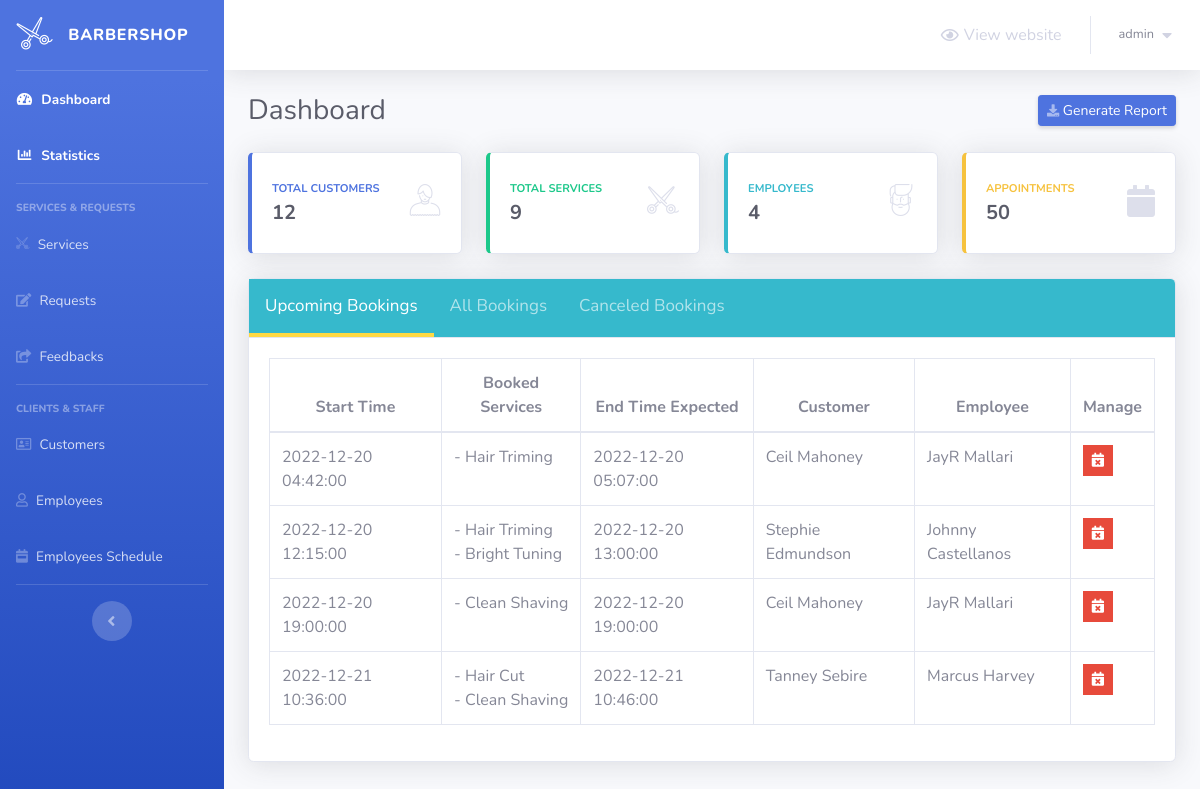
The app's page /Admin/index.php (signed in) with its own data.
### tables this page shows
CREATE TABLE `appointments` (
  `appointment_id` int(5) NOT NULL,
  `date_created` timestamp NOT NULL DEFAULT '0000-00-00 00:00:00',
  `customer_id` int(5) NOT NULL,
  `employee_id` int(2) NOT NULL,
  `start_time` timestamp NOT NULL DEFAULT '0000-00-00 00:00:00',
  `end_time_expected` timestamp NOT NULL DEFAULT '0000-00-00 00:00:00',
  `canceled` tinyint(1) NOT NULL DEFAULT 0,
  `cancellation_reason` text DEFAULT NULL
);

CREATE TABLE `services` (
  `service_id` int(5) NOT NULL,
  `service_name` varchar(50) NOT NULL,
  `service_description` varchar(255) NOT NULL,
  `service_price` decimal(6,2) NOT NULL,
  `service_duration` int(5) NOT NULL,
  `category_id` int(2) NOT NULL
);

CREATE TABLE `customers` (
  `customer_id` int(5) NOT NULL,
  `first_name` varchar(30) NOT NULL,
  `last_name` varchar(30) NOT NULL,
  `phone_number` varchar(30) NOT NULL,
  `customer_email` varchar(50) NOT NULL
);

CREATE TABLE `employees` (
  `employee_id` int(2) NOT NULL,
  `first_name` varchar(20) NOT NULL,
  `last_name` varchar(20) NOT NULL,
  `phone_number` varchar(30) NOT NULL,
  `email` varchar(50) NOT NULL
);

### Admin/Includes/functions/functions.php (called while the page is built, shortened)
<?php
    function countItems($item,$table)
	{
		global $con;
		$stat_ = $con->prepare("SELECT COUNT($item) FROM $table");
		$stat_->execute();
		return $stat_->fetchColumn();
	}

### Admin/index.php (the view, shortened to what this page needs)
<?php
	if(isset($_SESSION['username_barbershop_Xw211qAAsq4']) && isset($_SESSION['password_barbershop_Xw211qAAsq4']))
	{
        include 'connect.php';
        include 'Includes/functions/functions.php';
        include 'Includes/templates/header.php';
?>
	<div class="container-fluid">
		<div class="d-sm-flex align-items-center justify-content-between mb-4">
			<h1 class="h3 mb-0 text-gray-800">Dashboard</h1>
			<a href="#" class="d-none d-sm-inline-block btn btn-sm btn-primary shadow-sm">
				<i class="fas fa-download fa-sm text-white-50"></i>
				Generate Report
			</a>
		</div>
		<div class="row">
			<div class="col-xl-3 col-md-6 mb-4">
				<div class="card border-left-primary shadow h-100 py-2">
					<div class="card-body">
				  		<div class="row no-gutters align-items-center">
							<div class="col mr-2">
					  			<div class="text-xs font-weight-bold text-primary text-uppercase mb-1">
					  				Total Customers
					  			</div>
					  			<div class="h5 mb-0 font-weight-bold text-gray-800"><?php echo countItems("customer_id","customers")?></div>
							</div>
							<div class="col-auto">
					  			<i class="bs bs-boy fa-2x text-gray-300"></i>
							</div>
				  		</div>
					</div>
			  	</div>
			</div>
			<div class="col-xl-3 col-md-6 mb-4">
				<div class="card border-left-success shadow h-100 py-2">
					<div class="card-body">
				  		<div class="row no-gutters align-items-center">
							<div class="col mr-2">
					  			<div class="text-xs font-weight-bold text-success text-uppercase mb-1">
					  				Total Services
					  			</div>
					  			<div class="h5 mb-0 font-weight-bold text-gray-800"><?php echo countItems("service_id","services")?></div>
							</div>
							<div class="col-auto">
					  			<i class="bs bs-scissors-1 fa-2x text-gray-300"></i>
							</div>
				  		</div>
					</div>
			  	</div>
			</div>
			<div class="col-xl-3 col-md-6 mb-4">
				<div class="card border-left-info shadow h-100 py-2">
					<div class="card-body">
				  		<div class="row no-gutters align-items-center">
							<div class="col mr-2">
					  			<div class="text-xs font-weight-bold text-info text-uppercase mb-1">
					  				Employees
					  			</div>
					  			<div class="row no-gutters align-items-center">
									<div class="col-auto">
						  				<div class="h5 mb-0 mr-3 font-weight-bold text-gray-800"><?php echo countItems("employee_id","employees")?></div>
									</div>
					  			</div>
							</div>
							<div class="col-auto">
					  			<i class="bs bs-man fa-2x text-gray-300"></i>
							</div>
				  		</div>
					</div>
			  	</div>
			</div>
			<div class="col-xl-3 col-md-6 mb-4">
				<div class="card border-left-warning shadow h-100 py-2">
					<div class="card-body">
				  		<div class="row no-gutters align-items-center">
							<div class="col mr-2">
					  			<div class="text-xs font-weight-bold text-warning text-uppercase mb-1">
					  				Appointments
					  			</div>
					  			<div class="h5 mb-0 font-weight-bold text-gray-800"><?php echo countItems("appointment_id","appointments")?></div>
							</div>
							<div class="col-auto">
					  			<i class="fas fa-calendar fa-2x text-gray-300"></i>
							</div>
				 		</div>
					</div>
			  	</div>
			</div>
		</div>
        <div class="card shadow mb-4">
            <div class="card-header tab" style="padding: 0px !important;background: #36b9cc!important">
            	<button class="tablinks active" onclick="openTab(event, 'Upcoming')">
            		Upcoming Bookings
            	</button>
                <button class="tablinks" onclick="openTab(event, 'All')">
                	All Bookings
                </button>
                <button class="tablinks" onclick="openTab(event, 'Canceled')">
                	Canceled Bookings
                </button>
            </div>
            <div class="card-body">
            	<div class="table-responsive">
                	<table class="table table-bordered tabcontent" id="Upcoming" style="display:table" width="100%" cellspacing="0">
                  		<thead>
                                <tr>
                                    <th style="text-align:center">
                                        Start Time
                                    </th>
                                    <th style="text-align:center">
                                        Booked Services
                                    </th>
                                    <th style="text-align:center">
                                        End Time Expected
                                    </th>
                                    <th style="text-align:center">
                                        Customer
                                    </th>
                                    <th style="text-align:center">
                                        Employee
                                    </th>
                                    <th style="text-align:center">
                                        Manage
                                    </th>
                                </tr>
                            </thead>
                            <tbody>
                                <?php
                                    $stmt = $con->prepare("SELECT *
                                                    FROM appointments a , customers c
                                                    where start_time >= ?
                                                    and a.customer_id = c.customer_id
                                                    and canceled = 0
                                                    order by start_time;
                                                    ");
                                    $stmt->execute(array(date('Y-m-d H:i:s')));
                                    $rows = $stmt->fetchAll();
                                    $count = $stmt->rowCount();
                                    if($count == 0)
                                    {
                                        echo "<tr>";
                                            echo "<td colspan='5' style='text-align:center;'>";
                                                echo "List of your upcoming bookings will be presented here";
                                            echo "</td>";
                                        echo "</tr>";
                                    }
                                    else
                                    {
                                        foreach($rows as $row)
                                        {
                                            echo "<tr>";
                                                echo "<td>";
                                                    echo $row['start_time'];
                                                echo "</td>";
                                                echo "<td>";
                                                    $stmtServices = $con->prepare("SELECT service_name
                                                            from services s, services_booked sb
                                                            where s.service_id = sb.service_id
                                                            and appointment_id = ?");
                                                    $stmtServices->execute(array($row['appointment_id']));
                                                    $rowsServices = $stmtServices->fetchAll();
                                                    foreach($rowsServices as $rowsService)
                                                    {
                                                        echo "- ".$rowsService['service_name'];
                                                        if (next($rowsServices)==true)  echo " <br> ";
                                                    }
                                                echo "</td>";
                                                echo "<td>";
                                                    echo $row['end_time_expected'];
                                                echo "</td>";
                                                echo "<td>";
                                                    $stmtCustomers= $con->prepare("SELECT first_name, last_name
                                                        from customers c, appointments a
                                                        where c.customer_id = a.customer_id
                                                        and a.appointment_id = ?");
                                                $stmtCustomers->execute(array($row['appointment_id']));
                                                $rowsCustomers= $stmtCustomers->fetchAll();
                                                foreach($rowsCustomers as $rowsCustomer)
                                                {
                                                    echo $rowsCustomer['first_name']." ".$rowsCustomer['last_name'];
                                                }
                                                echo "</td>";
                                                echo "<td>";
                                                    $stmtEmployees = $con->prepare("SELECT first_name,last_name
                                                            from employees e, appointments a
                                                            where e.employee_id = a.employee_id
                                                            and a.appointment_id = ?");
                                                    $stmtEmployees->execute(array($row['appointment_id']));
                                                    $rowsEmployees = $stmtEmployees->fetchAll();
                                                    foreach($rowsEmployees as $rowsEmployee)
                                                    {
                                                        echo $rowsEmployee['first_name']." ".$rowsEmployee['last_name'];
                                                    }
                                                echo "</td>";
                                                echo "<td>";
                                                	$cancel_data = "cancel_appointment_".$row["appointment_id"];
                                               		?>
                                               		<ul class="list-inline m-0">
                                                        <li class="list-inline-item" data-toggle="tooltip" title="Cancel Appointment">
                                                            <button class="btn btn-danger btn-sm rounded-0" type="button" data-toggle="modal" data-target="#<?php echo $cancel_data; ?>" data-placement="top">
                                                                <i class="fas fa-calendar-times"></i>
                                                            </button>
                                                        </li>
                                                    </ul>
                                               		<?php
                                                echo "</td>";
                                            echo "</tr>";
                                        }
                                    }
                                ?>
                            </tbody>
                	</table>
              	</div>
            </div>
        </div>
	</div>
<?php
		include 'Includes/templates/footer.php';
	}
	else
    {
    	header('Location: login.php');
        exit();
    }
?>

### Admin/Design/css/main.css (style rules this page uses)
.tab button.active { color: #fff; border-bottom: 4px solid #ffd943; }
.tab button { background: inherit; color: #ffffff9c; float: left; border: none; outline: none; cursor: pointer; padding: 14px 16px; transition: 0.3s; font-size: 17px; border-bottom: 4px solid transparent; }
.tabcontent { display: none; }

### records on screen
appointments: start_time "2022-12-20 04:42:00", end_time_expected "2022-12-20 05:07:00"
services: service_name "Hair Triming"
customers: first_name "Ceil", last_name "Mahoney"
employees: first_name "JayR", last_name "Mallari"
appointments: start_time "2022-12-20 12:15:00", end_time_expected "2022-12-20 13:00:00"
services: service_name "Bright Tuning"
customers: first_name "Stephie", last_name "Edmundson"
employees: first_name "Johnny", last_name "Castellanos"
appointments: start_time "2022-12-20 19:00:00", end_time_expected "2022-12-20 19:00:00"
services: service_name "Clean Shaving"
appointments: start_time "2022-12-21 10:36:00", end_time_expected "2022-12-21 10:46:00"
services: service_name "Hair Cut"
customers: first_name "Tanney", last_name "Sebire"
employees: first_name "Marcus", last_name "Harvey"

### other values on screen
$_SESSION['username_barbershop_Xw211qAAsq4'] "admin"
countItems("customer_id","customers") "12"
countItems("service_id","services") "9"
countItems("employee_id","employees") "4"
countItems("appointment_id","appointments") "50"
